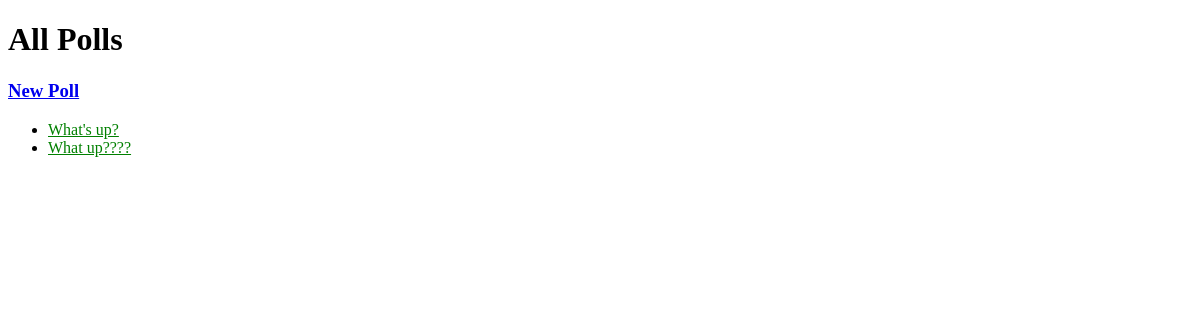
/polls/, run on an earlier commit of the app's database.
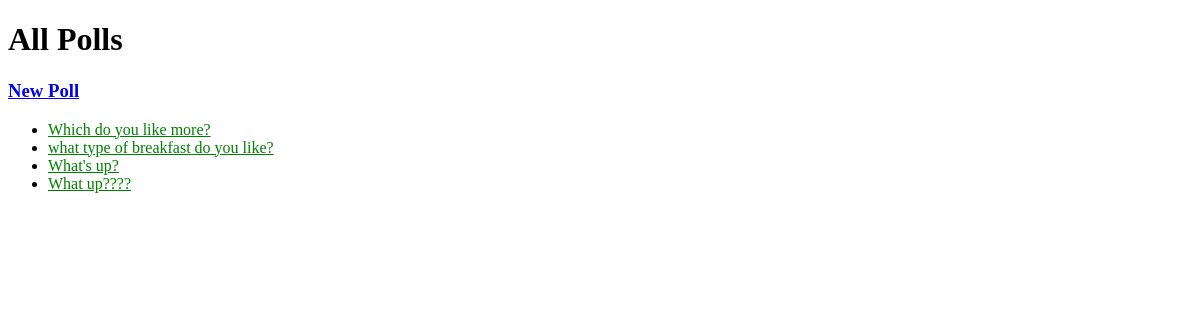
And on a later commit of the database.
### polls/models.py (models this page shows, shortened)
class Question(models.Model):
    question_text = models.CharField(max_length=200)
    pub_date = models.DateTimeField('date published')

### polls/views.py (the view)
# urls.py: path('', views.IndexView.as_view(), name='index'),
class IndexView(generic.ListView):
    template_name = 'polls/index.html'
    context_object_name = 'latest_question_list'
    def get_queryset(self):
        return Question.objects.order_by('-pub_date')

### polls/templates/polls/index.html (shortened to what this page needs)
<!DOCTYPE html>
<html lang="en">
<head>
    {% load static %}
    <link rel="stylesheet" type="text/css" href="{% static 'polls/style.css' %}">
</head>
<body>
    <h1>All Polls</h1>
    <h3><a href="{% url 'polls:new' %}">New Poll</a></h5>
    {% if latest_question_list %}
        <ul>
        {% for question in latest_question_list %}
            <li><a href="{% url 'polls:detail' question.id %}">{{ question.question_text }}</a></li>
        {% endfor %}
        </ul>
    {% else %}
        <p>No polls are available.</p>
    {% endif %}
</body>
</html>

What changed in the data, as far as the page shows it:
added Question: question_text "Which do you like more?"
added Question: question_text "what type of breakfast do you like?"
